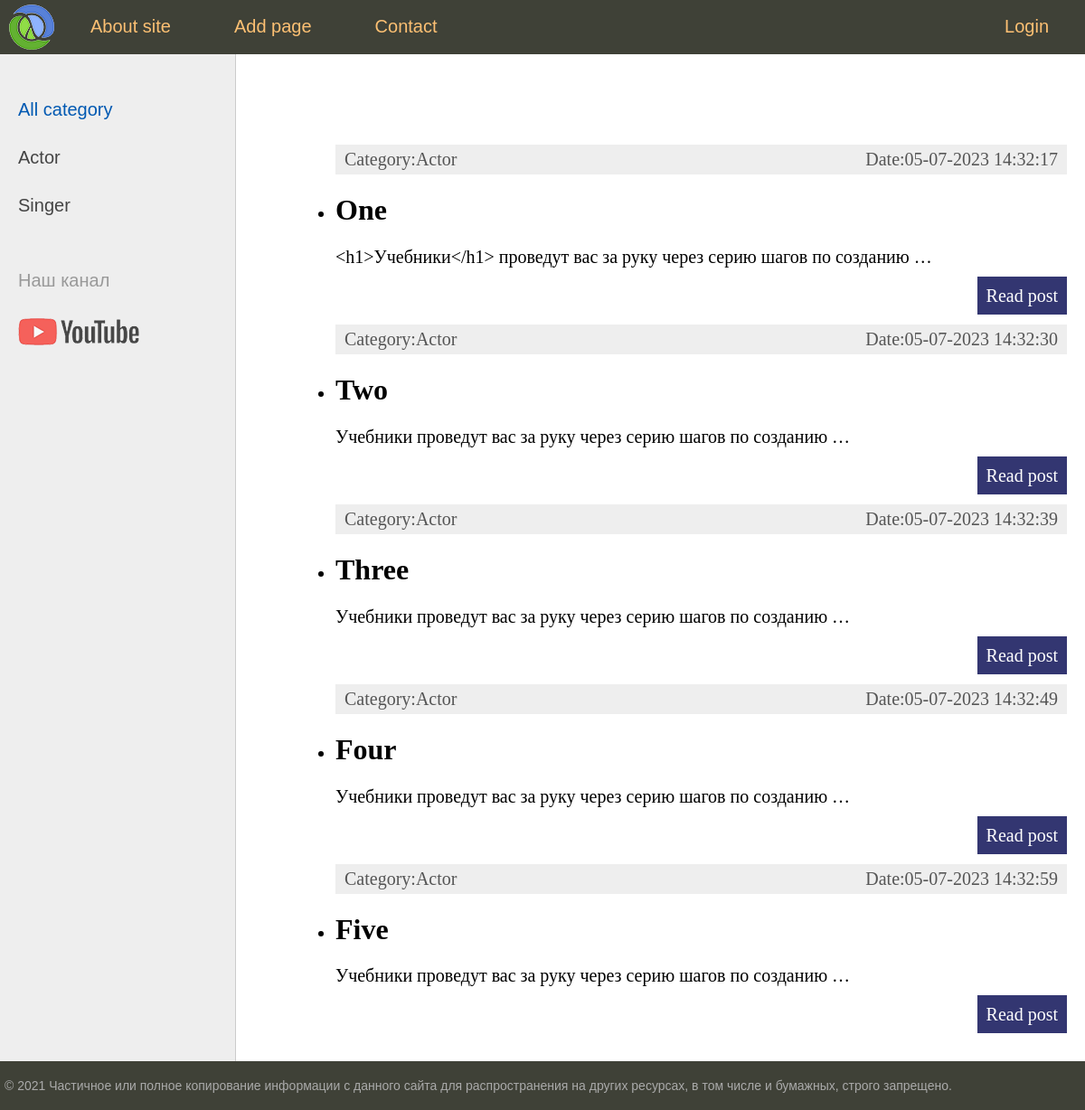
The page / on the database its author committed.
### first/models.py (models this page shows, shortened)
class Category(models.Model):
    name=models.CharField(max_length=100, db_index=True)
    def __str__(self):
        return self.name
    def get_absolute_url(self):
        return reverse('category', kwargs={'cat_id':self.pk})

class Man(models.Model):
    title=models.CharField(max_length=255)
    content=models.TextField(blank=True)
    photo=models.ImageField(upload_to='photos/Y%/%m/%d')
    time_create=models.DateTimeField(auto_now_add=True)
    time_update=models.DateTimeField(auto_now=True)
    is_published=models.BooleanField(default=True)
    cat=models.ForeignKey('Category', on_delete=models.PROTECT, null=True)
    def get_absolute_url(self):
        return reverse('post', kwargs={'post_id':self.pk})

### first/views.py (the view)
# urls.py: path('', index, name='home'),
def index(request):
    posts=Man.objects.all()
    cats=Category.objects.all()
    context ={
        'posts': posts,
        'cats':cats,
        'menu': menu,
        'title':'main page',
        'cat_selected':0,
    }
    return render(request, 'first/index.html', context=context)

### first/templates/first/index.html (shortened to what this page needs)
{% extends 'first/base.html' %}
{% block content %}
<ul class="line-articles">
    {% for p in posts %}
    <li><div class="article-panel">
        <p class="first">Category:{{p.cat}}</p>
        <p class="last">Date:{{p.time_create|date:'d-m-Y H:i:s'}}</p>
    </div>
        <h1>{{p.title}}</h1>
        {% autoescape on %}
        <p>{{p.content|linebreaks|truncatewords:10}}</p>
        {% endautoescape %}
        <p class="link-read-post"><a href="{{ p.get_absolute_url }}">Read post</a></p>
    </li>
    {% endfor %}
</ul>
{% endblock %}

### first/templates/first/base.html (shortened to what this page needs)
{% load static %}
<!DOCTYPE html>
<html>
<head>
	<link type="text/css" href="{% static 'first/css/styles.css' %}" rel="stylesheet" />
</head>
<body>
<table class="table-page" border=0 cellpadding="0" cellspacing="0">
<tr><td valign=top>
{% block mainmenu %}
		<div class="header">
			<ul id="mainmenu" class="mainmenu">
			<li class="logo"><a href="{% url 'home' %}"><div class="logo"></div></a></li>
{% for m in menu %}
	{% if not forloop.last %}
			<li><a href="{% url m.url_name %}">{{m.title}}</a></li>
	{% else %}
			<li class="last"><a href="{% url m.url_name %}">{{m.title}}</a></li>
	{% endif %}
{% endfor %}
			</ul>
		</div>
{% endblock mainmenu %}
<table class="table-content" border=0 cellpadding="0" cellspacing="0">
<tr>
	<td valign="top" class="left-chapters">
	<ul id="leftchapters">
		{% if cat_selected == 0 %}
		<li class="selected">All category</li>
		{% else %}
		<li><a href="{% url 'home' %}">All category</a></li>
		{% endif %}
		{% for c in cats %}
		{% if c.pk == cat_selected %}
		<li class="selected">{{c.name}}</li>
		{% else %}
		<li><a href="{{ c.get_absolute_url}}">{{c.name}}</a></li>
		{% endif %}
		{% endfor %}
		<li class="share">
		<p>Наш канал</p>
		<a class="share-yt" href="https://www.youtube.com/channel/UClJzWfGWuGJL2t-3dYKcHTA/playlists" target="_blank" rel="nofollow"></a>
		</li>
	</ul>
</td>
<td valign="top" class="content">
	<div class="content-text">
{% block content %}
{% endblock %}
	</div>
</td></tr></table>
</td></tr>
<tr><td valign=top>
	<div id="footer">
		<p>&copy; 2021 Частичное или полное копирование информации с данного сайта для распространения на других ресурсах, в том числе и бумажных, строго запрещено.</p>
	</div>
</td></tr></table>
</body>
</html>

### first/static/first/css/styles.css (style rules this page uses)
html, body { font-family: 'Arial'; margin: 0; padding: 0; height: 100%; width: 100%; color: #444; }
a { color: #0059b2; text-decoration: none; }
p.link-read-post { text-align: right; }
p.link-read-post a { padding: 10px; min-width: 100px; background: #333671; color: #fff; text-decoration: none; }
div.article-panel { background: #eee; padding: 5px 10px 5px 10px; box-sizing: border-box; overflow: hidden; color: #555; }
div.article-panel p.first { margin: 0; float: left; }
div.article-panel p.last { margin: 0; float: right; }
.table-page { width: 100%; height: 100%; vertical-align: top; }
.table-page tr { height: 100%; }
.header { background: #3F4137; height: 60px; }
.logo { background: url('../images/logo.png') no-repeat 10px 5px; width: 70px; height: 60px; }
ul.mainmenu { list-style: none; margin: 0; padding: 0; height: 60px; color: #fdc073; font-size: 20px; overflow: hidden; }
ul.mainmenu li { float: left; margin: 18px 40px 0 30px; }
ul.mainmenu li.logo { margin: 0; }
ul.mainmenu li.last { float: right; }
ul.mainmenu li a { color: #fdc073; text-decoration: none; }
.table-content { width: 100%; min-height: 100%; height: 100%; }
.left-chapters { margin: 0; background: #eee; border-right: 1px solid #ccc; min-height: 100%; }
.left-chapters ul { width: 230px; min-height: 100%; margin: 0; padding: 20px 10px 10px 20px; list-style: none; font-size: 20px; }
.left-chapters ul li { margin: 30px 0 0 0; color: #999; }
.left-chapters ul li.selected { color: #0059b2; }
.left-chapters ul li a { color: #444; text-decoration: none; }
.left-chapters ul li.share { margin: 60px 0 0 0; }
.left-chapters ul li.share p { margin: 30px 0 30px 0; }
.left-chapters ul li.share a { display: inline-block; width: 40px; height: 40px; margin: 0 20px 0 0; }
.left-chapters ul li.share a.share-yt { width: 100%; height: 30px; background: url('../images/share_yt.png') no-repeat 0 0 }
.content { padding: 40px 20px 20px 40px; width: 100%; box-sizing: border-box; }
.content-text { margin: 60px 0 0 30px; color: #000; font-size: 20px; font-family: Yandex Sans Display Light; }
.content-text h1 { font-size: 32px; }
#footer { box-sizing: border-box; background: #3F4137; padding: 5px; color: #aaa; font-size: 14px; font-family: Verdana, Geneva, Arial, Helvetica; text-align: left; overflow: hidden; }

### rows shown on the page
Category: name "Actor"
Category: name "Singer"
Man: cat "Actor", time_create "05-07-2023 14:32:17", title "One", content "<h1>Учебники</h1> проведут вас за руку через серию шагов по созданию …"
Man: cat "Actor", time_create "05-07-2023 14:32:30", title "Two", content "Учебники проведут вас за руку через серию шагов по созданию …"
Man: cat "Actor", time_create "05-07-2023 14:32:39", title "Three", content "Учебники проведут вас за руку через серию шагов по созданию …"
Man: cat "Actor", time_create "05-07-2023 14:32:49", title "Four", content "Учебники проведут вас за руку через серию шагов по созданию …"
Man: cat "Actor", time_create "05-07-2023 14:32:59", title "Five", content "Учебники проведут вас за руку через серию шагов по созданию …"

### other values the page prints
{{ m.title }} "About site" "Add page" "Contact"
{{ m.title }} "Login"
